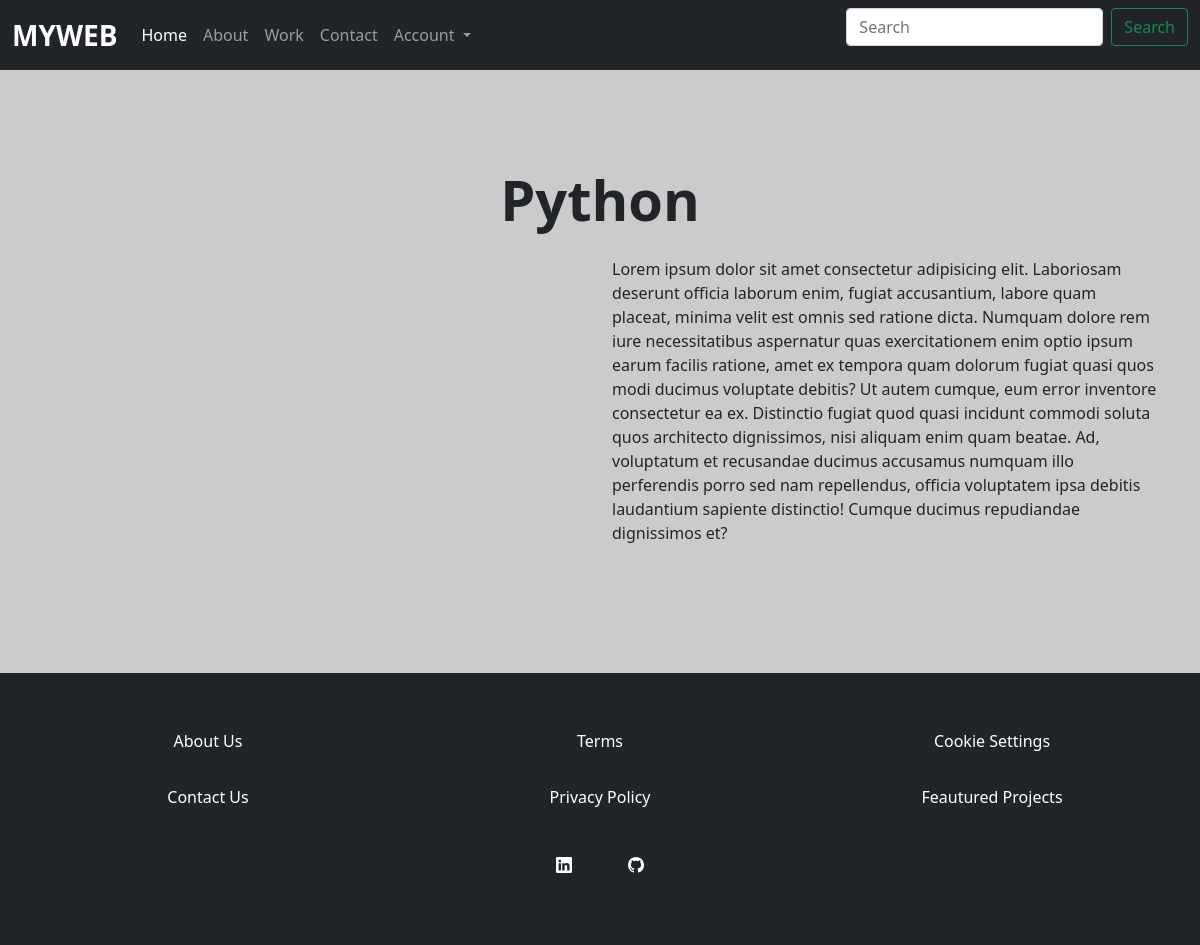
The app's page /1/python with its own data.
### web/models.py (models this page shows, shortened)
class Post(models.Model):
    author = models.ForeignKey('Author', related_name='posts', on_delete=models.CASCADE)
    title = models.CharField(max_length=100)
    slug = models.SlugField(max_length=100)
    img = models.ImageField(upload_to='post', blank=True)
    body = models.TextField(blank=True)
    created_at = models.DateTimeField(auto_now_add=True)
    updated_at = models.DateTimeField(auto_now=True)

### web/views.py (the view)
# urls.py: path('<int:id>/<slug:slug>', views.post_detail, name='post_detail'),
def post_detail(request, id, slug):
    post = get_object_or_404(Post, id=id, slug=slug)
    return render(request, 'web/post_detail.html', {'post': post})

### web/templates/web/post_detail.html (shortened to what this page needs)
{% extends 'base.html' %}
{% block content %}
<div class="container">
    <div class="row my-5 py-5">
        <h1 class="display-4 fw-bolder text-center">{{ post.title }}</h1>
        <div class="col my-3">
        </div>
        <div class="col my-3">
            <p>{{ post.body }}</p>
        </div>
    </div>
</div>
{% endblock %}

### web/templates/base.html (shortened to what this page needs)
{% load static %}
<html lang="en">
<head>
    <link href="https://cdn.jsdelivr.net/npm/bootstrap@5.0.2/dist/css/bootstrap.min.css" rel="stylesheet">
    <link rel="stylesheet" href="{% static 'base.css' %}">
</head>
<body>
    <nav class="navbar navbar-expand-lg navbar-dark bg-dark">
        <div class="container-fluid">
          <a class="navbar-brand fw-bolder fs-3" href="{% url 'web:post_list' %}">MYWEB</a>
          <div class="collapse navbar-collapse" id="navbarSupportedContent">
            <ul class="navbar-nav me-auto mb-2 mb-lg-0">
              <li class="nav-item">
                <a class="nav-link active" aria-current="page" href="{% url 'web:post_list' %}">Home</a>
              </li>
              <li class="nav-item">
                <a class="nav-link" href="{% url 'web:about' %}">About</a>
              </li>
              <li class="nav-item">
                <a class="nav-link" href="{% url 'web:work' %}">Work</a>
              </li>
              <li class="nav-item">
                <a class="nav-link" href="{% url 'web:contact' %}">Contact</a>
              </li>
              <li class="nav-item dropdown">
                <a class="nav-link dropdown-toggle" href="#" id="navbarDropdown" role="button" data-bs-toggle="dropdown" aria-expanded="false">
                  Account
                </a>
              </li>
            </ul>
            <form class="d-flex">
              <input class="form-control me-2" type="search" placeholder="Search" aria-label="Search">
              <button class="btn btn-outline-success" type="submit">Search</button>
            </form>
          </div>
        </div>
      </nav>
    {% block content %}
    {% endblock %}
    <div class="container-fluid bg-dark">
        <div class="container-fluid py-5">
            <div class="row text-center">
                <div class="col">
                    <p> <a href="{% url 'web:about' %}" class="nav-link footer-link text-white">About Us</a> </p>
                    <p> <a href="{% url 'web:contact' %}" class="nav-link footer-link text-white">Contact Us</a> </p>
                </div>
                <div class="col">
                    <p> <a href="{% url 'web:terms' %}" class="nav-link footer-link text-white">Terms</a></p>
                    <p> <a href="{% url 'web:privacy' %}" class="nav-link footer-link text-white">Privacy Policy</a></p>
                </div>
                <div class="col">
                    <p> <a href="{% url 'web:cookies' %}" class="nav-link footer-link text-white">Cookie Settings</a> </p>
                    <p> <a href="{% url 'web:work' %}" class="nav-link footer-link text-white">Feautured Projects</a></p>
                </div>
            </div>
            <div class="row py-3">
                <div class="col">
                    <a href="https://github.com/ephremworkeye/my_web" class="nav-link footer-link text-end text-white">
                    </a>
                </div>
                <div class="col text-start">
                    <a href="https://github.com/ephremworkeye/my_web" class="nav-link footer-link text-white">
                    </a>
                </div>
            </div>
        </div>
    </div>
</body>
</html>

### web/static/base.css (style rules this page uses)
body { background-color: rgb(204, 203, 203); }

### records on screen
Post: title "Python", body "Lorem ipsum dolor sit amet consectetur adipisicing elit. Laboriosam deserunt officia laborum enim, fugiat accusantium, labore quam placeat, minima velit est omnis sed ratione dicta. Numquam dolore rem iure necessitatibus aspernatur quas exercitationem enim optio ipsum earum facilis ratione, amet ex tempora quam dolorum fugiat quasi quos modi ducimus voluptate debitis? Ut autem cumque, eum error inventore consectetur ea ex. Distinctio fugiat quod quasi incidunt commodi soluta quos architecto dignissimos, nisi aliquam enim quam beatae. Ad, voluptatum et recusandae ducimus accusamus numquam illo perferendis porro sed nam repellendus, officia voluptatem ipsa debitis laudantium sapiente…"
